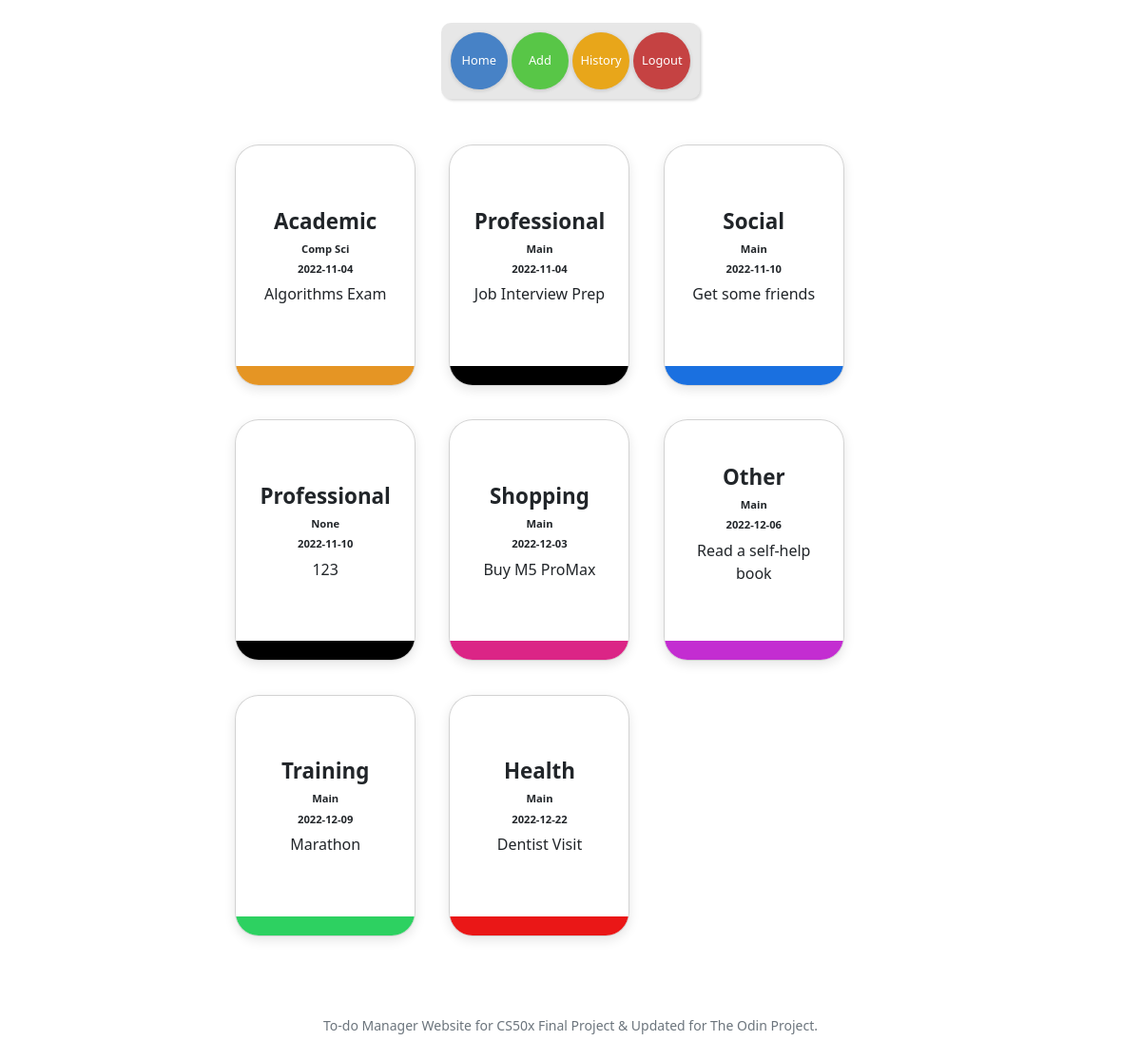
The page / (signed in) on the database its author committed.
### tables this page shows
CREATE TABLE todo (id INTEGER, categories TEXT, description TEXT, date TEXT, list TEXT, FOREIGN KEY (id) REFERENCES users (id));

### app.py (the view)
@app.route("/")
@login_required
def index():
    userid = session["user_id"]
    usertodo = cursor.execute(
        "SELECT * FROM todo WHERE id = ? ORDER BY date ASC", [userid]
    )
    usertodo = usertodo.fetchall()
    return render_template("index.html", usertodo=usertodo)

### app.py (called while the page is built)
@app.after_request
def after_request(response):
    response.headers["Cache-Control"] = "no-cache, no-store, must-revalidate"
    response.headers["Expires"] = 0
    response.headers["Pragma"] = "no-cache"
    return response

### helpers.py (called while the page is built)
def login_required(f):
    @wraps(f)
    def decorated_function(*args, **kwargs):
        if session.get("user_id") is None:
            return redirect("/login")
        return f(*args, **kwargs)
    return decorated_function

### templates/index.html (shortened to what this page needs)
{% extends "layout.html" %}
{% block main %}
<body>
    <div class="containerBody" ;">
        {% for key in usertodo %}
        <div class="cardContainer">
            <div class="card {{key.categories}}">
                <div class="colorBar"></div>
                <div class="top">
                    <h5>{{ key.categories }}</h5>
                    <h6>{{key.list}}</h6>
                    <h6>{{key.date}}</h6>
                    <p>{{key.description}}</p>
                </div>
                <div class="buttons">
                </div>
            </div>
        </div>
        {% endfor %}
    </div>
{% endblock %}

### static/styles.css (style rules this page uses)
body { background-color: white; }
.containerBody { margin: 0 20%; display: flex; flex-wrap: wrap; gap: 5%; }
.cardContainer { margin-bottom: 5%; }
.cardContainer .card { position: relative; width: 190px; height: 254px; border-radius: 25px; background: #ffffffd0; padding: 20px; box-shadow: rgba(0, 0, 0, 0.1) 0px 4px 12px; transition: all 0.2s ease; display: flex; flex-direction: column; justify-content: space-between; overflow: hidden; }
.cardContainer .card .top h6 { font-size: 0.7rem; font-weight: bold; }
.cardContainer .card .top h5 { position: relative; font-size: 1.4rem; font-weight: bold; }
.cardContainer .card .colorBar { position: relative; width: 150%; height: 20%; top: 100%; left: -20%; right: 0; }
.cardContainer .card.Professional .colorBar { background-color: black; }
.cardContainer .card.Academic .colorBar { background-color: rgb(229, 149, 36); }
.cardContainer .card.Social .colorBar { background-color: rgb(26, 112, 224); }
.cardContainer .card.Other .colorBar { background-color: rgb(195, 45, 209); }
.cardContainer .card.Training .colorBar { background-color: rgb(45, 209, 97); }
.cardContainer .card.Shopping .colorBar { background-color: rgb(219, 37, 134); }
.cardContainer .card.Health .colorBar { background-color: rgb(234, 23, 23); }
.card .buttons { width: 100%; height: auto; display: flex; justify-content: center; gap: 10%; margin-bottom: 15%; }

### rows shown on the page
todo: categories "Academic", list "Comp Sci", date "2022-11-04", description "Algorithms Exam"
todo: categories "Professional", list "Main", date "2022-11-04", description "Job Interview Prep"
todo: categories "Social", list "Main", date "2022-11-10", description "Get some friends"
todo: categories "Professional", list "None", date "2022-11-10", description "123"
todo: categories "Shopping", list "Main", date "2022-12-03", description "Buy M5 ProMax"
todo: categories "Other", list "Main", date "2022-12-06", description "Read a self-help book"
todo: categories "Training", list "Main", date "2022-12-09", description "Marathon"
todo: categories "Health", list "Main", date "2022-12-22", description "Dentist Visit"
